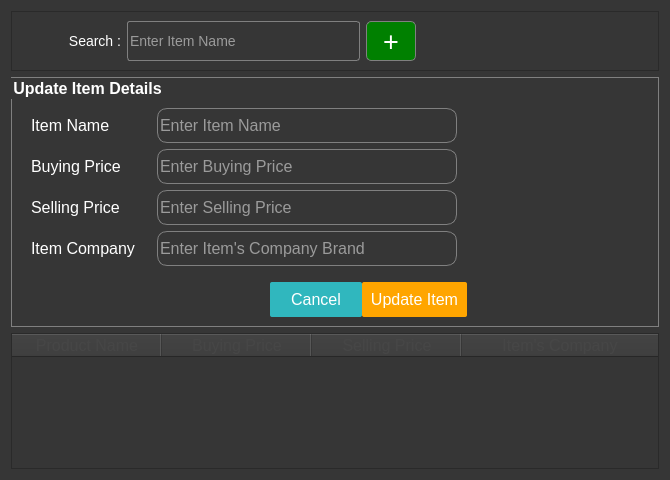
<?xml version="1.0" encoding="UTF-8"?>
<ui version="4.0">
 <class>UpdateItemForm</class>
 <widget class="QWidget" name="UpdateItemForm">
  <property name="geometry">
   <rect>
    <x>0</x>
    <y>0</y>
    <width>670</width>
    <height>480</height>
   </rect>
  </property>
  <property name="minimumSize">
   <size>
    <width>670</width>
    <height>480</height>
   </size>
  </property>
  <property name="windowTitle">
   <string>Update Item Window</string>
  </property>
  <property name="styleSheet">
   <string notr="true">*{
background-color:rgba(54,54,54);
color: white;
font: 12pt ;

}
QGroupBox{
font-weight:bold;
border:1px solid grey;}

</string>
  </property>
  <layout class="QVBoxLayout" name="verticalLayout">
   <item>
    <widget class="QFrame" name="frame">
     <property name="sizePolicy">
      <sizepolicy hsizetype="Preferred" vsizetype="Fixed">
       <horstretch>0</horstretch>
       <verstretch>0</verstretch>
      </sizepolicy>
     </property>
     <property name="styleSheet">
      <string notr="true">QLineEdit, QLabel{
background-color:rgb(54,54,54);
font:14px;
color:white;
}
QLineEdit#searchLineEdit{
border-radius:3px;
border:1px solid grey;
}
QPushButton#addBtn{
background-color:green;
border:1px solid grey;
color:white;
font:27px;
border-radius:5px;
}
QPushButton#addBtn:hover{
border:2px solid white;
}
QPushButton#addBtn:pressed{
border:3px solid orange;
}</string>
     </property>
     <property name="frameShape">
      <enum>QFrame::StyledPanel</enum>
     </property>
     <property name="frameShadow">
      <enum>QFrame::Raised</enum>
     </property>
     <layout class="QHBoxLayout" name="horizontalLayout_3">
      <item>
       <widget class="QLabel" name="label1">
        <property name="minimumSize">
         <size>
          <width>100</width>
          <height>40</height>
         </size>
        </property>
        <property name="maximumSize">
         <size>
          <width>100</width>
          <height>16777215</height>
         </size>
        </property>
        <property name="styleSheet">
         <string notr="true">border:none;</string>
        </property>
        <property name="text">
         <string>Search :</string>
        </property>
        <property name="alignment">
         <set>Qt::AlignRight|Qt::AlignTrailing|Qt::AlignVCenter</set>
        </property>
       </widget>
      </item>
      <item>
       <widget class="QLineEdit" name="searchLineEdit">
        <property name="minimumSize">
         <size>
          <width>0</width>
          <height>40</height>
         </size>
        </property>
        <property name="maxLength">
         <number>40</number>
        </property>
        <property name="placeholderText">
         <string>Enter Item Name</string>
        </property>
        <property name="clearButtonEnabled">
         <bool>true</bool>
        </property>
       </widget>
      </item>
      <item>
       <widget class="QPushButton" name="addBtn">
        <property name="minimumSize">
         <size>
          <width>50</width>
          <height>40</height>
         </size>
        </property>
        <property name="maximumSize">
         <size>
          <width>60</width>
          <height>16777215</height>
         </size>
        </property>
        <property name="toolTip">
         <string>Add to table</string>
        </property>
        <property name="styleSheet">
         <string notr="true"/>
        </property>
        <property name="text">
         <string>+</string>
        </property>
       </widget>
      </item>
      <item>
       <spacer name="horizontalSpacer_3">
        <property name="orientation">
         <enum>Qt::Horizontal</enum>
        </property>
        <property name="sizeHint" stdset="0">
         <size>
          <width>40</width>
          <height>20</height>
         </size>
        </property>
       </spacer>
      </item>
     </layout>
    </widget>
   </item>
   <item>
    <widget class="QGroupBox" name="groupBox">
     <property name="minimumSize">
      <size>
       <width>600</width>
       <height>250</height>
      </size>
     </property>
     <property name="styleSheet">
      <string notr="true">QLineEdit{
border:1px solid grey;
border-radius:10px;
font: 12pt ;
}
QComboBox{
border:1px solid grey;
font: 12pt ;
}
QPushButton#saveItemBtn{
background-color:green;
border-radius:2px;
}
QPushButton#saveItemBtn:hover{
border:2px solid white;
}
QPushButton#saveItemBtn:pressed{
border:2px solid orange;
}
QPushButton#cancelBtn{
background-color:#30b7be;
border-radius:2px;
}
QPushButton#cancelBtn:hover{
border:2px solid white;
}
QPushButton#cancelBtn:pressed{
border:2px solid red;
}
QPushButton#updateItemBtn{
background-color:orange;
border-radius:2px;
}
QPushButton#updateItemBtn:hover{
border:2px solid white;
}
QPushButton#updateItemBtn:pressed{
border:2px solid green;
}</string>
     </property>
     <property name="title">
      <string>Update Item Details</string>
     </property>
     <layout class="QHBoxLayout" name="horizontalLayout_2">
      <property name="topMargin">
       <number>20</number>
      </property>
      <item>
       <layout class="QVBoxLayout" name="verticalLayout_2">
        <item>
         <layout class="QFormLayout" name="formLayout">
          <property name="leftMargin">
           <number>10</number>
          </property>
          <property name="topMargin">
           <number>10</number>
          </property>
          <property name="rightMargin">
           <number>10</number>
          </property>
          <item row="0" column="0">
           <widget class="QLabel" name="label">
            <property name="minimumSize">
             <size>
              <width>120</width>
              <height>30</height>
             </size>
            </property>
            <property name="text">
             <string>Item Name</string>
            </property>
           </widget>
          </item>
          <item row="0" column="1">
           <widget class="QLineEdit" name="itemNameLineEdit">
            <property name="minimumSize">
             <size>
              <width>300</width>
              <height>35</height>
             </size>
            </property>
            <property name="placeholderText">
             <string>Enter Item Name</string>
            </property>
            <property name="clearButtonEnabled">
             <bool>true</bool>
            </property>
           </widget>
          </item>
          <item row="1" column="0">
           <widget class="QLabel" name="label_2">
            <property name="minimumSize">
             <size>
              <width>120</width>
              <height>30</height>
             </size>
            </property>
            <property name="text">
             <string>Buying Price</string>
            </property>
           </widget>
          </item>
          <item row="1" column="1">
           <widget class="QLineEdit" name="bpLineEdit">
            <property name="minimumSize">
             <size>
              <width>300</width>
              <height>35</height>
             </size>
            </property>
            <property name="inputMethodHints">
             <set>Qt::ImhDigitsOnly</set>
            </property>
            <property name="placeholderText">
             <string>Enter Buying Price</string>
            </property>
            <property name="clearButtonEnabled">
             <bool>true</bool>
            </property>
           </widget>
          </item>
          <item row="2" column="0">
           <widget class="QLabel" name="label_3">
            <property name="minimumSize">
             <size>
              <width>120</width>
              <height>30</height>
             </size>
            </property>
            <property name="text">
             <string>Selling Price</string>
            </property>
           </widget>
          </item>
          <item row="2" column="1">
           <widget class="QLineEdit" name="spLineEdit">
            <property name="minimumSize">
             <size>
              <width>300</width>
              <height>35</height>
             </size>
            </property>
            <property name="inputMethodHints">
             <set>Qt::ImhDigitsOnly</set>
            </property>
            <property name="placeholderText">
             <string>Enter Selling Price</string>
            </property>
            <property name="clearButtonEnabled">
             <bool>true</bool>
            </property>
           </widget>
          </item>
          <item row="4" column="0">
           <widget class="QLabel" name="label_5">
            <property name="minimumSize">
             <size>
              <width>120</width>
              <height>30</height>
             </size>
            </property>
            <property name="text">
             <string>Item Company</string>
            </property>
           </widget>
          </item>
          <item row="4" column="1">
           <widget class="QLineEdit" name="companyLineEdit">
            <property name="minimumSize">
             <size>
              <width>0</width>
              <height>35</height>
             </size>
            </property>
            <property name="maxLength">
             <number>50</number>
            </property>
            <property name="placeholderText">
             <string>Enter Item's Company Brand</string>
            </property>
           </widget>
          </item>
         </layout>
        </item>
        <item>
         <layout class="QHBoxLayout" name="horizontalLayout">
          <property name="spacing">
           <number>0</number>
          </property>
          <item>
           <spacer name="horizontalSpacer">
            <property name="orientation">
             <enum>Qt::Horizontal</enum>
            </property>
            <property name="sizeHint" stdset="0">
             <size>
              <width>40</width>
              <height>20</height>
             </size>
            </property>
           </spacer>
          </item>
          <item>
           <widget class="QPushButton" name="cancelBtn">
            <property name="minimumSize">
             <size>
              <width>92</width>
              <height>35</height>
             </size>
            </property>
            <property name="text">
             <string>Cancel</string>
            </property>
           </widget>
          </item>
          <item>
           <widget class="QPushButton" name="updateItemBtn">
            <property name="minimumSize">
             <size>
              <width>80</width>
              <height>35</height>
             </size>
            </property>
            <property name="text">
             <string>  Update Item  </string>
            </property>
           </widget>
          </item>
         </layout>
        </item>
       </layout>
      </item>
      <item>
       <spacer name="horizontalSpacer_2">
        <property name="orientation">
         <enum>Qt::Horizontal</enum>
        </property>
        <property name="sizeHint" stdset="0">
         <size>
          <width>40</width>
          <height>20</height>
         </size>
        </property>
       </spacer>
      </item>
     </layout>
    </widget>
   </item>
   <item>
    <widget class="QTableWidget" name="tableWidget">
     <property name="minimumSize">
      <size>
       <width>0</width>
       <height>130</height>
      </size>
     </property>
     <property name="editTriggers">
      <set>QAbstractItemView::NoEditTriggers</set>
     </property>
     <property name="alternatingRowColors">
      <bool>false</bool>
     </property>
     <property name="sortingEnabled">
      <bool>true</bool>
     </property>
     <attribute name="horizontalHeaderDefaultSectionSize">
      <number>150</number>
     </attribute>
     <attribute name="horizontalHeaderShowSortIndicator" stdset="0">
      <bool>true</bool>
     </attribute>
     <attribute name="horizontalHeaderStretchLastSection">
      <bool>true</bool>
     </attribute>
     <attribute name="verticalHeaderDefaultSectionSize">
      <number>40</number>
     </attribute>
     <attribute name="verticalHeaderMinimumSectionSize">
      <number>30</number>
     </attribute>
     <column>
      <property name="text">
       <string>Product Name</string>
      </property>
      <property name="font">
       <font>
        <pointsize>12</pointsize>
       </font>
      </property>
      <property name="background">
       <color>
        <red>240</red>
        <green>240</green>
        <blue>240</blue>
       </color>
      </property>
      <property name="foreground">
       <brush brushstyle="SolidPattern">
        <color alpha="255">
         <red>70</red>
         <green>70</green>
         <blue>70</blue>
        </color>
       </brush>
      </property>
     </column>
     <column>
      <property name="text">
       <string>Buying Price</string>
      </property>
      <property name="font">
       <font>
        <pointsize>12</pointsize>
       </font>
      </property>
      <property name="background">
       <color>
        <red>240</red>
        <green>240</green>
        <blue>240</blue>
       </color>
      </property>
      <property name="foreground">
       <brush brushstyle="SolidPattern">
        <color alpha="255">
         <red>70</red>
         <green>70</green>
         <blue>70</blue>
        </color>
       </brush>
      </property>
     </column>
     <column>
      <property name="text">
       <string>Selling Price</string>
      </property>
      <property name="font">
       <font>
        <pointsize>12</pointsize>
       </font>
      </property>
      <property name="background">
       <color>
        <red>240</red>
        <green>240</green>
        <blue>240</blue>
       </color>
      </property>
      <property name="foreground">
       <brush brushstyle="SolidPattern">
        <color alpha="255">
         <red>70</red>
         <green>70</green>
         <blue>70</blue>
        </color>
       </brush>
      </property>
     </column>
     <column>
      <property name="text">
       <string>Item's Company</string>
      </property>
      <property name="font">
       <font>
        <pointsize>12</pointsize>
       </font>
      </property>
      <property name="background">
       <color>
        <red>240</red>
        <green>240</green>
        <blue>240</blue>
       </color>
      </property>
      <property name="foreground">
       <brush brushstyle="SolidPattern">
        <color alpha="255">
         <red>70</red>
         <green>70</green>
         <blue>70</blue>
        </color>
       </brush>
      </property>
     </column>
    </widget>
   </item>
  </layout>
 </widget>
 <resources/>
 <connections/>
</ui>
